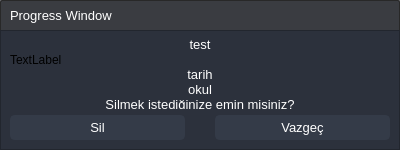
<?xml version="1.0" encoding="UTF-8"?>
<ui version="4.0">
 <class>progress_bar_dialog</class>
 <widget class="QDialog" name="progress_bar_dialog">
  <property name="geometry">
   <rect>
    <x>0</x>
    <y>0</y>
    <width>400</width>
    <height>150</height>
   </rect>
  </property>
  <property name="sizePolicy">
   <sizepolicy hsizetype="Fixed" vsizetype="Fixed">
    <horstretch>0</horstretch>
    <verstretch>0</verstretch>
   </sizepolicy>
  </property>
  <property name="minimumSize">
   <size>
    <width>400</width>
    <height>150</height>
   </size>
  </property>
  <property name="maximumSize">
   <size>
    <width>400</width>
    <height>150</height>
   </size>
  </property>
  <property name="windowTitle">
   <string>Dialog</string>
  </property>
  <property name="styleSheet">
   <string notr="true">QDialog {background: transparent; }
QDialog {
	color: #ffffff;
	background-color: rgba(27, 29, 35, 160);
	border: 1px solid rgb(40, 40, 40);
	border-radius: 2px;
}</string>
  </property>
  <layout class="QVBoxLayout" name="verticalLayout">
   <property name="spacing">
    <number>0</number>
   </property>
   <property name="leftMargin">
    <number>0</number>
   </property>
   <property name="topMargin">
    <number>0</number>
   </property>
   <property name="rightMargin">
    <number>0</number>
   </property>
   <property name="bottomMargin">
    <number>0</number>
   </property>
   <item>
    <layout class="QGridLayout" name="gridLayout_2" rowstretch="0">
     <property name="sizeConstraint">
      <enum>QLayout::SetDefaultConstraint</enum>
     </property>
     <property name="spacing">
      <number>0</number>
     </property>
     <item row="0" column="1">
      <widget class="QPushButton" name="btn_min">
       <property name="sizePolicy">
        <sizepolicy hsizetype="Minimum" vsizetype="Expanding">
         <horstretch>0</horstretch>
         <verstretch>0</verstretch>
        </sizepolicy>
       </property>
       <property name="minimumSize">
        <size>
         <width>30</width>
         <height>30</height>
        </size>
       </property>
       <property name="maximumSize">
        <size>
         <width>30</width>
         <height>30</height>
        </size>
       </property>
       <property name="toolTip">
        <string>Minimize</string>
       </property>
       <property name="styleSheet">
        <string notr="true">QPushButton {	
	border: none;
	background-color: transparent;
}
QPushButton:hover {
	background-color: rgb(52, 59, 72);
}
QPushButton:pressed {	
	background-color: rgb(85, 170, 255);
}</string>
       </property>
       <property name="text">
        <string/>
       </property>
       <property name="icon">
        <iconset resource="files.qrc">
         <normaloff>:/16x16/icons/16x16/cil-window-minimize.png</normaloff>:/16x16/icons/16x16/cil-window-minimize.png</iconset>
       </property>
      </widget>
     </item>
     <item row="0" column="2">
      <widget class="QPushButton" name="btn_close">
       <property name="sizePolicy">
        <sizepolicy hsizetype="Minimum" vsizetype="Expanding">
         <horstretch>0</horstretch>
         <verstretch>0</verstretch>
        </sizepolicy>
       </property>
       <property name="minimumSize">
        <size>
         <width>30</width>
         <height>30</height>
        </size>
       </property>
       <property name="maximumSize">
        <size>
         <width>30</width>
         <height>30</height>
        </size>
       </property>
       <property name="toolTip">
        <string>Close</string>
       </property>
       <property name="styleSheet">
        <string notr="true">QPushButton {	
	border: none;
	background-color: transparent;
}
QPushButton:hover {
	background-color: rgb(52, 59, 72);
}
QPushButton:pressed {	
	background-color: rgb(85, 170, 255);
}</string>
       </property>
       <property name="text">
        <string/>
       </property>
       <property name="icon">
        <iconset resource="files.qrc">
         <normaloff>:/16x16/icons/16x16/cil-x.png</normaloff>:/16x16/icons/16x16/cil-x.png</iconset>
       </property>
      </widget>
     </item>
     <item row="0" column="0">
      <widget class="QLabel" name="label_2">
       <property name="minimumSize">
        <size>
         <width>190</width>
         <height>30</height>
        </size>
       </property>
       <property name="maximumSize">
        <size>
         <width>2000</width>
         <height>30</height>
        </size>
       </property>
       <property name="font">
        <font>
         <family>Segoe UI</family>
         <pointsize>10</pointsize>
        </font>
       </property>
       <property name="styleSheet">
        <string notr="true">color: rgb(255, 255, 255);</string>
       </property>
       <property name="text">
        <string>Progress Window</string>
       </property>
       <property name="margin">
        <number>0</number>
       </property>
       <property name="indent">
        <number>10</number>
       </property>
      </widget>
     </item>
    </layout>
   </item>
   <item>
    <widget class="QFrame" name="frame">
     <property name="minimumSize">
      <size>
       <width>0</width>
       <height>85</height>
      </size>
     </property>
     <property name="styleSheet">
      <string notr="true">background-color: rgb(44, 49, 60);

</string>
     </property>
     <property name="frameShape">
      <enum>QFrame::StyledPanel</enum>
     </property>
     <property name="frameShadow">
      <enum>QFrame::Raised</enum>
     </property>
     <layout class="QVBoxLayout" name="verticalLayout_2">
      <item>
       <layout class="QGridLayout" name="gridLayout_3">
        <item row="4" column="0">
         <widget class="QLabel" name="label">
          <property name="font">
           <font>
            <family>Segoe UI</family>
            <pointsize>10</pointsize>
           </font>
          </property>
          <property name="styleSheet">
           <string notr="true">color: #ffffff</string>
          </property>
          <property name="text">
           <string>Silmek istediğinize emin misiniz?</string>
          </property>
          <property name="alignment">
           <set>Qt::AlignCenter</set>
          </property>
         </widget>
        </item>
        <item row="2" column="0">
         <widget class="QLabel" name="date">
          <property name="font">
           <font>
            <family>Segoe UI</family>
            <pointsize>10</pointsize>
           </font>
          </property>
          <property name="styleSheet">
           <string notr="true">color: #ffffff</string>
          </property>
          <property name="text">
           <string>tarih</string>
          </property>
          <property name="alignment">
           <set>Qt::AlignCenter</set>
          </property>
         </widget>
        </item>
        <item row="3" column="0">
         <widget class="QLabel" name="inst">
          <property name="font">
           <font>
            <family>Segoe UI</family>
            <pointsize>10</pointsize>
           </font>
          </property>
          <property name="styleSheet">
           <string notr="true">color: #ffffff</string>
          </property>
          <property name="text">
           <string>okul</string>
          </property>
          <property name="alignment">
           <set>Qt::AlignCenter</set>
          </property>
         </widget>
        </item>
        <item row="0" column="0">
         <widget class="QLabel" name="test_type">
          <property name="font">
           <font>
            <family>Segoe UI</family>
            <pointsize>10</pointsize>
           </font>
          </property>
          <property name="styleSheet">
           <string notr="true">color: #ffffff</string>
          </property>
          <property name="text">
           <string>test</string>
          </property>
          <property name="alignment">
           <set>Qt::AlignCenter</set>
          </property>
         </widget>
        </item>
        <item row="1" column="0">
         <widget class="QLabel" name="selected_list">
          <property name="text">
           <string>TextLabel</string>
          </property>
         </widget>
        </item>
       </layout>
      </item>
      <item>
       <layout class="QGridLayout" name="gridLayout">
        <property name="horizontalSpacing">
         <number>30</number>
        </property>
        <item row="0" column="0">
         <widget class="QPushButton" name="btn_delete_plan">
          <property name="minimumSize">
           <size>
            <width>100</width>
            <height>25</height>
           </size>
          </property>
          <property name="font">
           <font>
            <family>Segoe UI</family>
            <pointsize>10</pointsize>
           </font>
          </property>
          <property name="styleSheet">
           <string notr="true">QPushButton {
	color: rgb(255, 255, 255);
	border: 2px solid rgb(52, 59, 72);
	border-radius: 5px;	
	background-color: rgb(52, 59, 72);
}
QPushButton:hover {
	background-color: rgb(57, 65, 80);
	border: 2px solid rgb(61, 70, 86);
}
QPushButton:pressed {	
	background-color: rgb(35, 40, 49);
	border: 2px solid rgb(43, 50, 61);
}</string>
          </property>
          <property name="text">
           <string>Sil</string>
          </property>
          <property name="icon">
           <iconset resource="files.qrc">
            <normaloff>:/16x16/icons/16x16/cil-check-alt.png</normaloff>:/16x16/icons/16x16/cil-check-alt.png</iconset>
          </property>
         </widget>
        </item>
        <item row="0" column="1">
         <widget class="QPushButton" name="btn_cancel">
          <property name="minimumSize">
           <size>
            <width>100</width>
            <height>25</height>
           </size>
          </property>
          <property name="font">
           <font>
            <family>Segoe UI</family>
            <pointsize>10</pointsize>
           </font>
          </property>
          <property name="styleSheet">
           <string notr="true">
QPushButton {
	color: rgb(255, 255, 255);
	border: 2px solid rgb(52, 59, 72);
	border-radius: 5px;	
	background-color: rgb(52, 59, 72);
}
QPushButton:hover {
	background-color: rgb(57, 65, 80);
	border: 2px solid rgb(61, 70, 86);
}
QPushButton:pressed {	
	background-color: rgb(35, 40, 49);
	border: 2px solid rgb(43, 50, 61);
}</string>
          </property>
          <property name="text">
           <string>Vazgeç</string>
          </property>
          <property name="icon">
           <iconset resource="files.qrc">
            <normaloff>:/16x16/icons/16x16/cil-x.png</normaloff>:/16x16/icons/16x16/cil-x.png</iconset>
          </property>
         </widget>
        </item>
       </layout>
      </item>
     </layout>
    </widget>
   </item>
  </layout>
 </widget>
 <resources>
  <include location="files.qrc"/>
 </resources>
 <connections/>
</ui>
